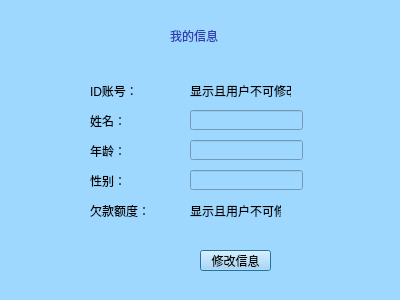
<?xml version="1.0" encoding="UTF-8"?>
<ui version="4.0">
 <class>borrowerInformation</class>
 <widget class="QDialog" name="borrowerInformation">
  <property name="geometry">
   <rect>
    <x>0</x>
    <y>0</y>
    <width>400</width>
    <height>300</height>
   </rect>
  </property>
  <property name="windowTitle">
   <string>我的信息</string>
  </property>
  <property name="styleSheet">
   <string notr="true">background-color: rgb(158, 216, 255);</string>
  </property>
  <widget class="QLabel" name="label_9">
   <property name="geometry">
    <rect>
     <x>170</x>
     <y>0</y>
     <width>111</width>
     <height>71</height>
    </rect>
   </property>
   <property name="styleSheet">
    <string notr="true">color: rgb(48, 60, 175);
font: 87 9pt &quot;Arial&quot;;
font: 14pt &quot;Arial&quot;;
font: 10pt &quot;华文新魏&quot;;
font: 11pt &quot;Arial&quot;;
font: 11pt &quot;华文新魏&quot;;</string>
   </property>
   <property name="text">
    <string>我的信息</string>
   </property>
  </widget>
  <widget class="QLabel" name="label">
   <property name="geometry">
    <rect>
     <x>90</x>
     <y>80</y>
     <width>71</width>
     <height>21</height>
    </rect>
   </property>
   <property name="text">
    <string>ID账号：</string>
   </property>
  </widget>
  <widget class="QLabel" name="label_2">
   <property name="geometry">
    <rect>
     <x>190</x>
     <y>80</y>
     <width>101</width>
     <height>21</height>
    </rect>
   </property>
   <property name="text">
    <string>显示且用户不可修改</string>
   </property>
  </widget>
  <widget class="QLabel" name="label_3">
   <property name="geometry">
    <rect>
     <x>90</x>
     <y>110</y>
     <width>71</width>
     <height>21</height>
    </rect>
   </property>
   <property name="text">
    <string>姓名：</string>
   </property>
  </widget>
  <widget class="QLabel" name="label_5">
   <property name="geometry">
    <rect>
     <x>90</x>
     <y>140</y>
     <width>71</width>
     <height>21</height>
    </rect>
   </property>
   <property name="text">
    <string>年龄：</string>
   </property>
  </widget>
  <widget class="QLabel" name="label_7">
   <property name="geometry">
    <rect>
     <x>90</x>
     <y>170</y>
     <width>71</width>
     <height>21</height>
    </rect>
   </property>
   <property name="text">
    <string>性别：</string>
   </property>
  </widget>
  <widget class="QLabel" name="label_10">
   <property name="geometry">
    <rect>
     <x>90</x>
     <y>200</y>
     <width>71</width>
     <height>21</height>
    </rect>
   </property>
   <property name="text">
    <string>欠款额度：</string>
   </property>
  </widget>
  <widget class="QLabel" name="label_11">
   <property name="geometry">
    <rect>
     <x>190</x>
     <y>200</y>
     <width>91</width>
     <height>21</height>
    </rect>
   </property>
   <property name="text">
    <string>显示且用户不可修改</string>
   </property>
  </widget>
  <widget class="QLineEdit" name="lineEdit">
   <property name="geometry">
    <rect>
     <x>190</x>
     <y>110</y>
     <width>113</width>
     <height>20</height>
    </rect>
   </property>
  </widget>
  <widget class="QLineEdit" name="lineEdit_2">
   <property name="geometry">
    <rect>
     <x>190</x>
     <y>140</y>
     <width>113</width>
     <height>20</height>
    </rect>
   </property>
  </widget>
  <widget class="QLineEdit" name="lineEdit_3">
   <property name="geometry">
    <rect>
     <x>190</x>
     <y>170</y>
     <width>113</width>
     <height>20</height>
    </rect>
   </property>
  </widget>
  <widget class="QPushButton" name="pushButton">
   <property name="geometry">
    <rect>
     <x>200</x>
     <y>250</y>
     <width>71</width>
     <height>21</height>
    </rect>
   </property>
   <property name="text">
    <string>修改信息</string>
   </property>
  </widget>
 </widget>
 <resources/>
 <connections/>
</ui>
